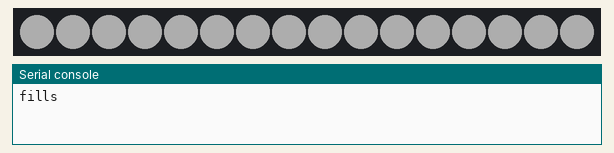
Recording of a program running on a simulated Raspberry Pi Pico running MicroPython. Shown: 16 RGB LEDs in strip order, left to right, the last lines printed to the serial console. Dim RGB values are drawn brighter than linear. At 5.2 s the program stops and its outputs stay as they are.

Above: at 1.56 s.
At 2.31 s:
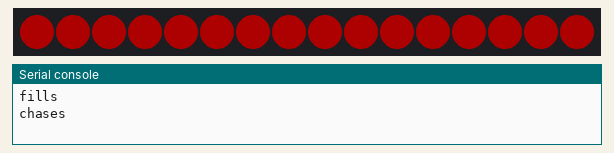
At 2.69 s:
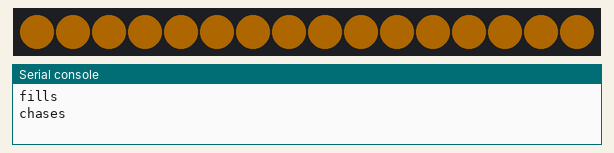
At 3.45 s:
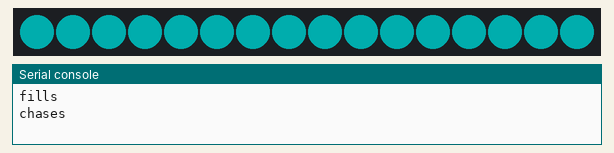
At 4.2 s:
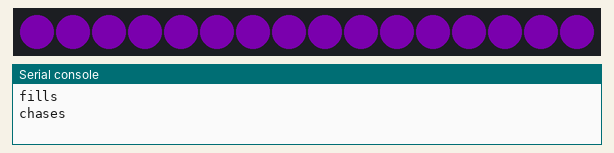
At 5.3 s:
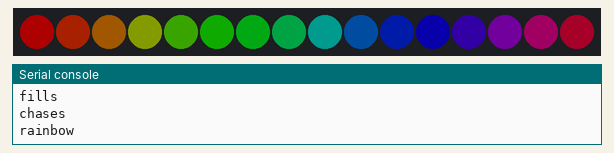

The program:

neopixel_ring.py
```python
# Example using PIO to drive a set of WS2812 LEDs.

import array
import time

import rp2
from machine import Pin

# Configure the number of WS2812 LEDs.
NUM_LEDS = 16
PIN_NUM = 16
brightness = 0.2
# -----------------------------------------------
# add type hints for the rp2.PIO Instructions
from typing_extensions import TYPE_CHECKING  # type: ignore

if TYPE_CHECKING:
    from rp2.asm_pio import *
# -----------------------------------------------
@rp2.asm_pio(sideset_init=rp2.PIO.OUT_LOW, out_shiftdir=rp2.PIO.SHIFT_LEFT, autopull=True, pull_thresh=24)
def ws2812():
    T1 = 2
    T2 = 5
    T3 = 3
    wrap_target()
    label("bitloop")
    out(x, 1)               .side(0)    [T3 - 1]
    jmp(not_x, "do_zero")   .side(1)    [T1 - 1]
    jmp("bitloop")          .side(1)    [T2 - 1]
    label("do_zero")
    nop()                   .side(0)    [T2 - 1]
    wrap()


# Create the StateMachine with the ws2812 program, outputting on pin
sm = rp2.StateMachine(0, ws2812, freq=8_000_000, sideset_base=Pin(PIN_NUM))

# Start the StateMachine, it will wait for data on its FIFO.
sm.active(1)

# Display a pattern on the LEDs via an array of LED RGB values.
ar = array.array("I", [0 for _ in range(NUM_LEDS)])

##########################################################################
def pixels_show(dim_ms=0):
    dimmer_ar = array.array("I", [0 for _ in range(NUM_LEDS)])
    for i,c in enumerate(ar):
        r = int(((c >> 8) & 0xFF) * brightness)
        g = int(((c >> 16) & 0xFF) * brightness)
        b = int((c & 0xFF) * brightness)
        dimmer_ar[i] = (g<<16) + (r<<8) + b
    sm.put(dimmer_ar, 8)
    time.sleep_ms(dim_ms)

def pixels_set(i, color):
    ar[i] = (color[1]<<16) + (color[0]<<8) + color[2]

def pixels_fill(color):
    for i in range(len(ar)):
        pixels_set(i, color)

def color_chase(color, wait):
    for i in range(NUM_LEDS):
        pixels_set(i, color)
        time.sleep(wait)
        pixels_show()
    time.sleep(0.2)

def wheel(pos):
    # Input a value 0 to 255 to get a color value.
    # The colours are a transition r - g - b - back to r.
    if pos < 0 or pos > 255:
        return (0, 0, 0)
    if pos < 85:
        return (255 - pos * 3, pos * 3, 0)
    if pos < 170:
        pos -= 85
        return (0, 255 - pos * 3, pos * 3)
    pos -= 170
    return (pos * 3, 0, 255 - pos * 3)


def rainbow_cycle(wait:int):
    for j in range(255):
        for i in range(NUM_LEDS):
            rc_index = (i * 256 // NUM_LEDS) + j
            pixels_set(i, wheel(rc_index & 255))
        pixels_show(wait)

BLACK = (0, 0, 0)
RED = (255, 0, 0)
YELLOW = (255, 150, 0)
GREEN = (0, 255, 0)
CYAN = (0, 255, 255)
BLUE = (0, 0, 255)
PURPLE = (180, 0, 255)
WHITE = (255, 255, 255)
COLORS = (BLACK, RED, YELLOW, GREEN, CYAN, BLUE, PURPLE, WHITE)

print("fills")
for color in COLORS:
    pixels_fill(color)
    pixels_show()
    time.sleep(0.2)

print("chases")
for color in COLORS:
    color_chase(color, 0.01)

print("rainbow")
rainbow_cycle(0)
```
